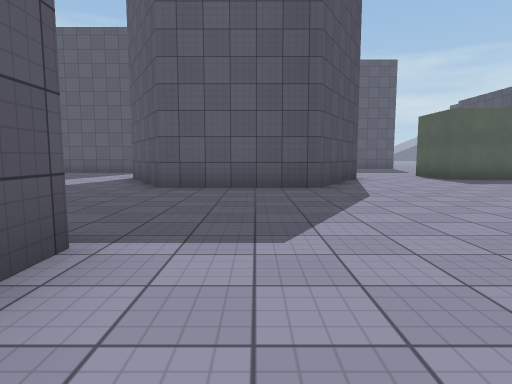
[1] (above)

24 first-person views from a walk through a scene from a Unity 3-D project. The camera is 1.2 m above the floor, tilts 6° down and sees 75° across. The floor is counted in squares, 2 m on a side. Each view is taken from the middle of a square. On the plan, view 1 faces up. The plan holds only what a view shows up to about 10 squares ahead; the rest is blank. The place goes on beyond the plan. The player is left out. Surface patterns are stand-ins for the level's own textures.

[2]
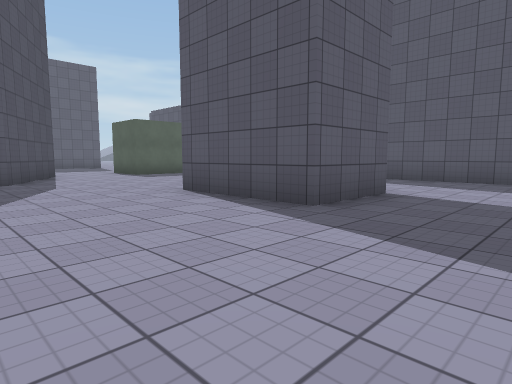

[3]
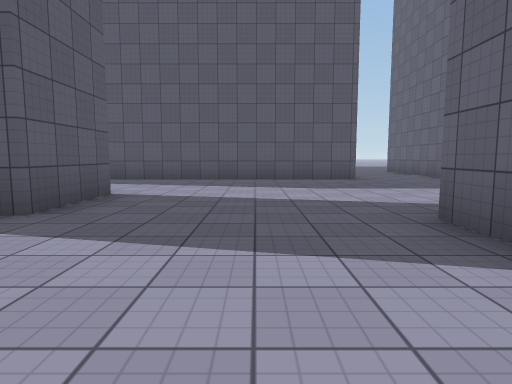

[4]
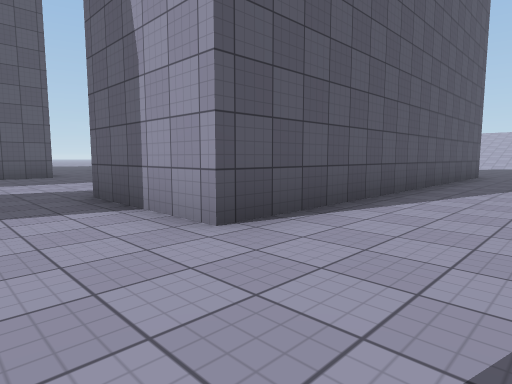

[5]
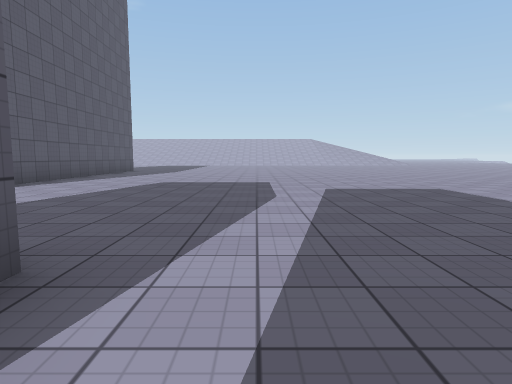

[6]
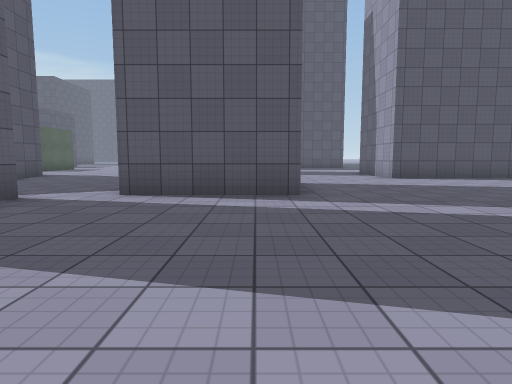

[7]
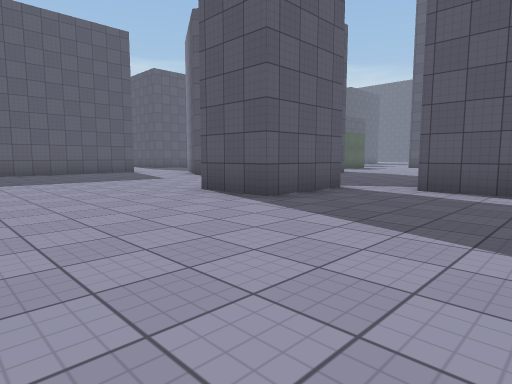

[8]
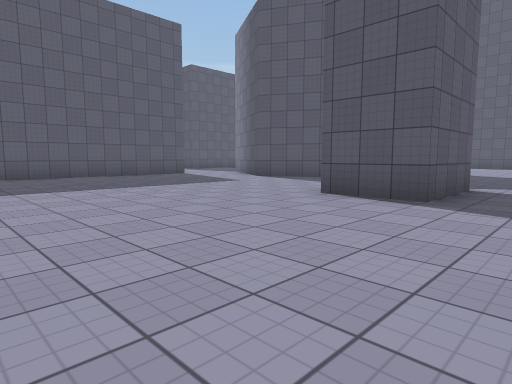

[9]
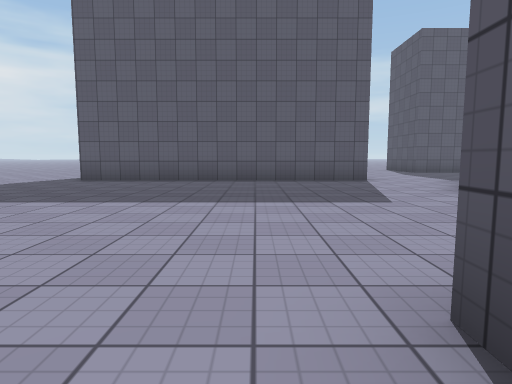

[10]
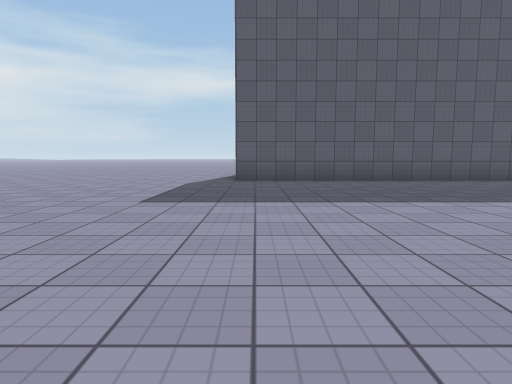

[11]
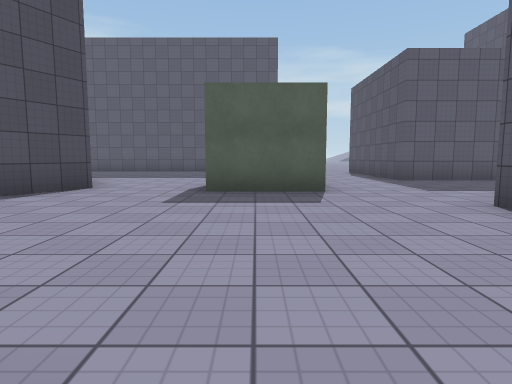

[12]
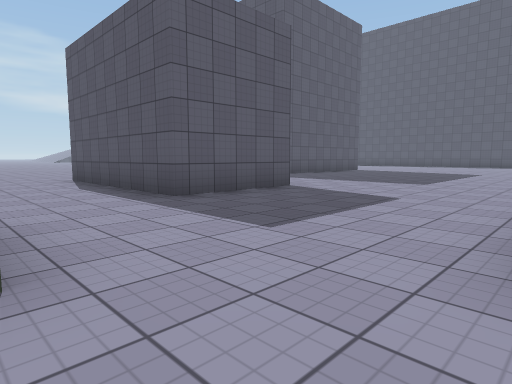

[13]
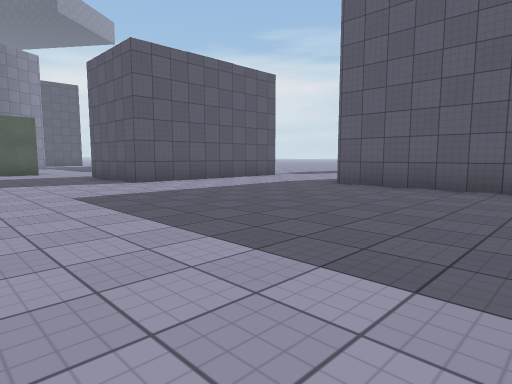

[14]
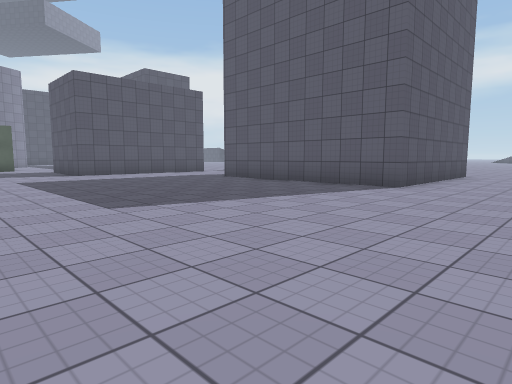

[15]
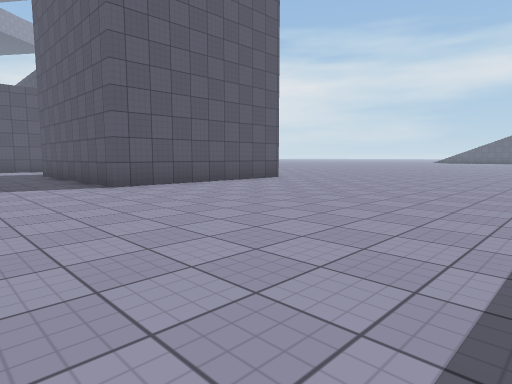

[16]
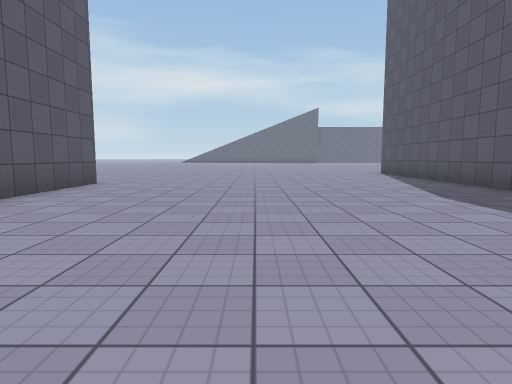

[17]
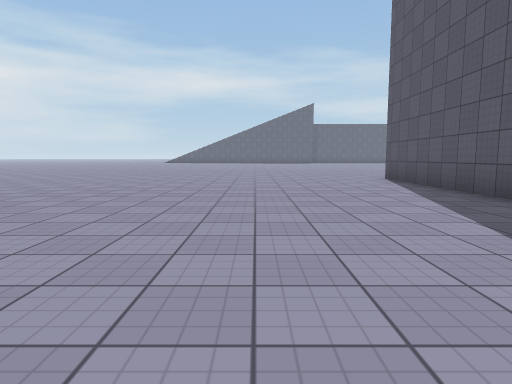

[18]
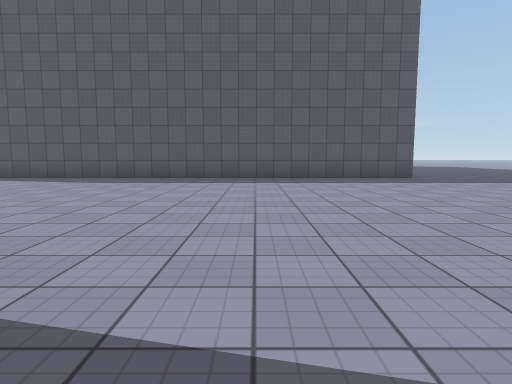

[19]
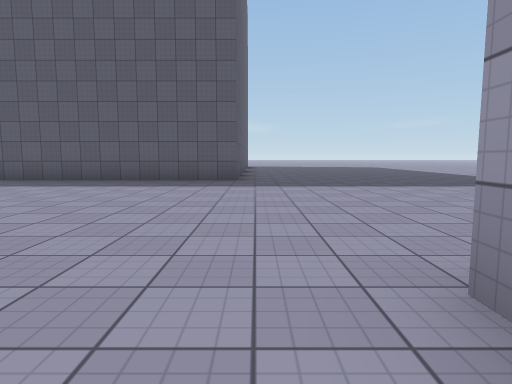

[20]
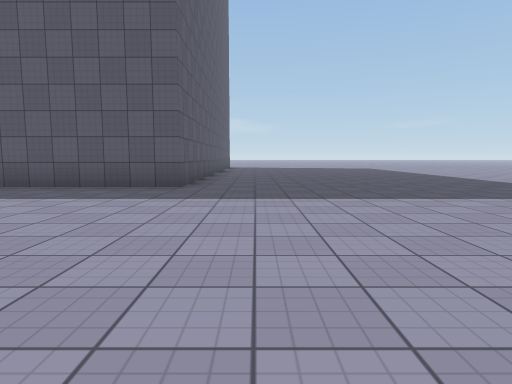

[21]
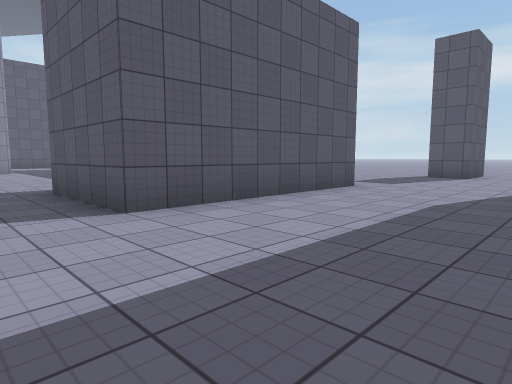

[22]
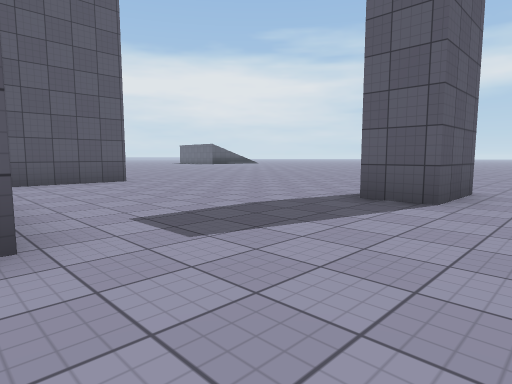

[23]
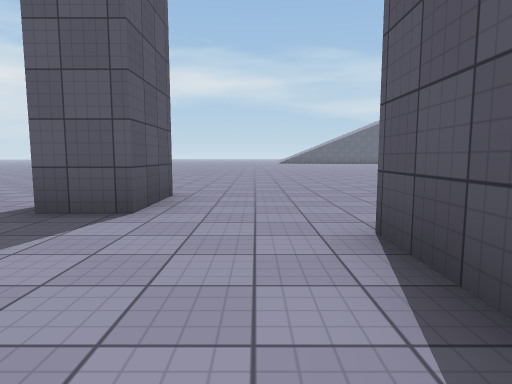

[24]
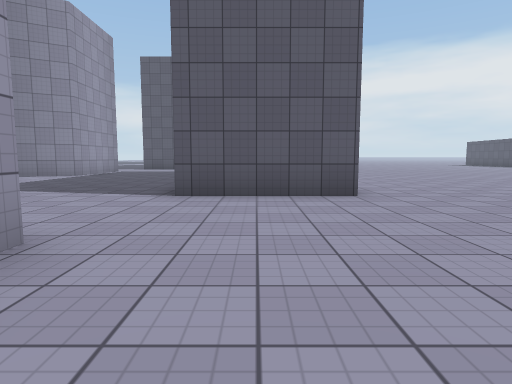

### Floor plan
Points are (right, up) in squares from view 1. A wall is a line through its corners. A room is listed if a view was taken in it or the views show most of it. See-through windows are left out.
Room 1 (views 1, 2, 3, 4, 5, 6, 7, 8, 9, 10, 11, 12, 24)
walls: (-4.1, 12.6) (-11.6, 12.6); (-4.1, 3.5) (-6.3, 3.5) (-6.3, 5.2); (2.9, 9.5) (1.3, 6.6) (-1.9, 6.6) (-3.5, 9.4); (-1.2, 2.2) (-1.2, 1.5); (-3.8, -0.8) (-3.8, 2.2); (7.2, 8.8) (5.1, 8.8) (5.1, 10.1); (5.5, 0.4) (3.4, 0.4) (3.4, 3.4); (9.7, 12.5) (9.7, 16.4); (6.9, 19.6) (6.9, 16.8); (8.9, -4.8) (8.9, 2); (0.3, -9.5) (0.3, -3.8) (3.2, -3.8); (13.7, 20.5) (12.6, 20.5); (15.9, 18.1) (15.9, 19.6)
ways out: opening at (8.3, -6) to room 2; opening at (8.6, 10) to room 2; opening at (14, 20.4) to room 2
Room 2 (views 13, 14, 15, 16, 17, 18, 19, 20, 21, 22, 23)
walls: (31.5, 8.5) (29.6, 8.5) (29.6, 24.4); (21.4, 19.6) (21.4, 14.7) (15.9, 14.7); (12.5, 16.5) (12.5, 11.5) (9.7, 11.5) (9.7, 12.5); (13.7, 22.2) (13.7, 20.5); (9.6, -7.4) (10.1, -7.4)
ways out: opening at (8.3, -6) to room 1; opening at (8.6, 10) to room 1; opening at (14, 20.4) to room 1

Where each view was taken, in squares from view 1:
view 1: 0 up, 0 right, facing up
view 2: 2 down, 0 right, facing up-right
view 3: 2 down, 0 right, facing right
view 4: 2 down, 2 left, facing down-right
view 5: 1 up, 5 left, facing down
view 6: 0 up, 9 left, facing right
view 7: 0 up, 10 left, facing up-right
view 8: 2 up, 11 left, facing up-right
view 9: 4 up, 7 left, facing up
view 10: 4 up, 11 left, facing up
view 11: 3 up, 6 right, facing up
view 12: 7 up, 7 right, facing up-right
view 13: 8 up, 20 right, facing up-left
view 14: 8 up, 24 right, facing up-left
view 15: 12 up, 28 right, facing up-left
view 16: 12 up, 25 right, facing up
view 17: 15 up, 26 right, facing up
view 18: 13 up, 20 right, facing right
view 19: 8 up, 21 right, facing right
view 20: 7 up, 23 right, facing right
view 21: 10 up, 16 right, facing up-left
view 22: 16 up, 15 right, facing up-left
view 23: 17 up, 15 right, facing up
view 24: 18 up, 12 right, facing left
